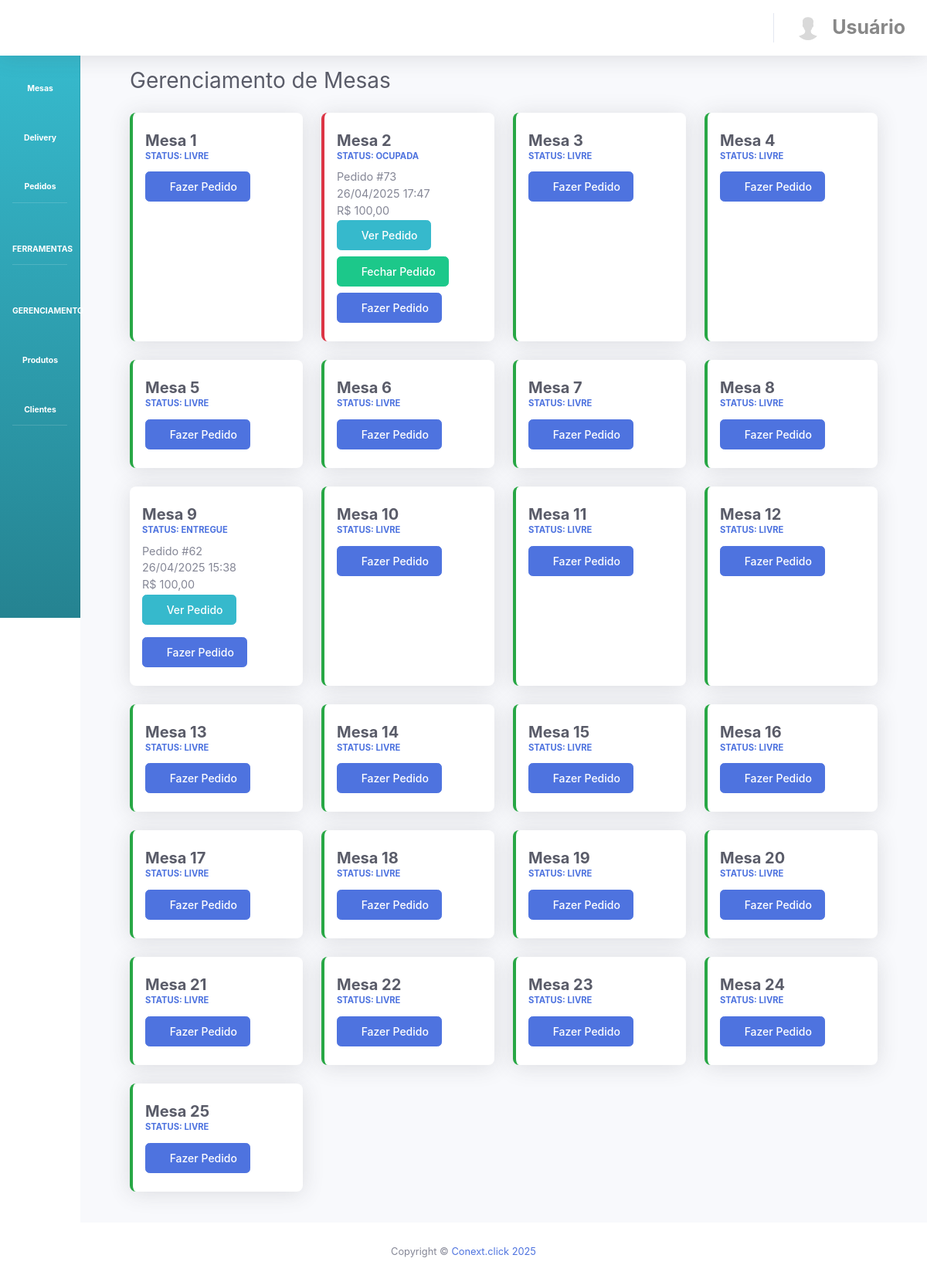
/?view=mesas (signed in), run on the app's committed database.
### tables this page shows
CREATE TABLE `mesas` (
  `id` int NOT NULL,
  `id_mesa` varchar(255) NOT NULL,
  `nome` varchar(255) DEFAULT NULL,
  `status` varchar(255) NOT NULL
);

### MVC/CLASSES/system.class.php (called while the page is built, shortened)
<?php
class System {
	public function __construct($view) {
		require_once(ROOT_PATH . "/MVC/MODEL/config.php");
		$this->config = Config::getInstance();
		$viewPath = ROOT_PATH . "/MVC/VIEWS/{$view}.php";
		try {
			include($viewPath);
			include(ROOT_PATH . "/MVC/COMMON/layout.php");
		} catch (Exception $e) {
			error_log("Erro ao carregar view: " . $e->getMessage());
			if (ob_get_level()) ob_end_clean();
			$_SESSION['msg'] = "<div class='alert alert-danger'>Erro ao carregar a página: " . htmlspecialchars($e->getMessage()) . "</div>";
			header("Location: " . $this->config->url('index.php?view=error'));
			exit;
		}
	}
}

### MVC/MODEL/config.php (called while the page is built, shortened)
<?php
class Config {
    private static $instance = null;
    private $baseUrl;
    private function __construct() {
        $this->baseUrl = $this->detectBaseUrl();
    }
    private function detectBaseUrl() {
        $protocol = isset($_SERVER['HTTPS']) && $_SERVER['HTTPS'] === 'on' ? 'https' : 'http';
        $host = isset($_SERVER['HTTP_HOST']) ? $_SERVER['HTTP_HOST'] : 'localhost:8080';
        $baseUrl = "{$protocol}://{$host}";
        return $baseUrl;
    }
    public static function getInstance() {
        if (self::$instance === null) {
            self::$instance = new self();
        }
        return self::$instance;
    }
    public function url($path = '') {
        $path = trim($path, '/');
        $url = rtrim($this->baseUrl, '/') . '/' . $path;
        return $url;
    }
}
?>

### MVC/VIEWS/mesas.php (the view, shortened to what this page needs)
<?php
$config = Config::getInstance();
$query = "SELECT m.*,
    (
        SELECT p1.idpedido FROM pedido p1 WHERE p1.idmesa = m.id_mesa ORDER BY p1.data DESC, p1.hora_pedido DESC LIMIT 1
    ) as idpedido,
    (
        SELECT p1.valor_total FROM pedido p1 WHERE p1.idmesa = m.id_mesa ORDER BY p1.data DESC, p1.hora_pedido DESC LIMIT 1
    ) as valor_total,
    (
        SELECT p1.data FROM pedido p1 WHERE p1.idmesa = m.id_mesa ORDER BY p1.data DESC, p1.hora_pedido DESC LIMIT 1
    ) as data,
    (
        SELECT p1.hora_pedido FROM pedido p1 WHERE p1.idmesa = m.id_mesa ORDER BY p1.data DESC, p1.hora_pedido DESC LIMIT 1
    ) as hora_pedido,
    (
        SELECT p1.status FROM pedido p1 WHERE p1.idmesa = m.id_mesa ORDER BY p1.data DESC, p1.hora_pedido DESC LIMIT 1
    ) as status_pedido
FROM mesas m
ORDER BY m.id_mesa";
$result = mysqli_query($conn, $query);
$mesas_array = array();
while ($row = mysqli_fetch_assoc($result)) {
    $mesas_array[] = $row;
}
usort($mesas_array, function($a, $b) {
    return (int)$a['id_mesa'] <=> (int)$b['id_mesa'];
});
?>
<div class="container-fluid">
    <h1 class="h3 mb-4 text-gray-800">Gerenciamento de Mesas</h1>
    <div class="row">
        <?php foreach ($mesas_array as $mesa):
            $status_class = '';
            $status_map = [
                '1' => 'Livre',
                '2' => 'Ocupada',
                '3' => 'Atendendo',
                'Livre' => 'Livre',
                'Ocupada' => 'Ocupada',
                'Atendendo' => 'Atendendo',
            ];
            if (!empty($mesa['status_pedido'])) {
                switch ($mesa['status_pedido']) {
                    case 'Entregue':
                    case 'Entregue (Mesa)':
                        $status_text = 'Entregue';
                        $status_class = 'mesa-entregue';
                        break;
                    case 'Cancelado':
                    case 'Finalizado':
                        $status_text = 'Livre';
                        $status_class = 'mesa-livre';
                        break;
                    default:
                        $status_text = isset($status_map[$mesa['status']]) ? $status_map[$mesa['status']] : $mesa['status'];
                        $status_class = ($status_text === 'Livre') ? 'mesa-livre' : (($status_text === 'Ocupada') ? 'mesa-ocupada' : 'mesa-atendendo');
                }
            } else {
                $status_text = isset($status_map[$mesa['status']]) ? $status_map[$mesa['status']] : $mesa['status'];
                $status_class = ($status_text === 'Livre') ? 'mesa-livre' : (($status_text === 'Ocupada') ? 'mesa-ocupada' : 'mesa-atendendo');
            }
        ?>
            <div class="col-xl-3 col-md-6 mb-4">
                <div class="card shadow h-100 py-2 mesa-card <?php echo $status_class; ?>">
                    <div class="card-body">
                        <div class="row no-gutters align-items-center">
                            <div class="col mr-2">
                                <div class="h5 mb-0 font-weight-bold text-gray-800">
                                    Mesa <?php echo $mesa["id_mesa"]; ?>
                                </div>
                                <div class="text-xs font-weight-bold text-primary text-uppercase mb-1">
                                    Status: <?php echo $status_text; ?>
                                </div>
                                <?php if ($status_text === 'Ocupada' || $status_text === 'Entregue'): ?>
                                    <?php if ($mesa['idpedido']): ?>
                                        <div class="text-xs text-muted mt-2">
                                            Pedido #<?php echo $mesa['idpedido']; ?><br>
                                            <?php echo date('d/m/Y H:i', strtotime($mesa['data'] . ' ' . $mesa['hora_pedido'])); ?><br>
                                            R$ <?php echo number_format($mesa['valor_total'], 2, ',', '.'); ?>
                                        </div>
                                    <?php endif; ?>
                                <?php endif; ?>
                            </div>
                            <div class="col-auto">
                                <?php if ($status_text === 'Ocupada' && $mesa['idpedido']): ?>
                                    <button onclick="verPedido(<?php echo $mesa['idpedido']; ?>)"
                                            class="btn btn-info btn-sm mb-2">
                                        <i class="fas fa-eye"></i> Ver Pedido
                                    </button>
                                    <br>
                                    <button onclick="fecharPedido(<?php echo $mesa['idpedido']; ?>)"
                                            class="btn btn-success btn-sm">
                                        <i class="fas fa-check-circle"></i> Fechar Pedido
                                    </button>
                                <?php elseif ($status_text === 'Entregue' && $mesa['idpedido']): ?>
                                    <button onclick="verPedido(<?php echo $mesa['idpedido']; ?>)"
                                            class="btn btn-info btn-sm mb-2">
                                        <i class="fas fa-eye"></i> Ver Pedido
                                    </button>
                                <?php endif; ?>
                                <a href="<?php echo $config->url("?view=gerar_pedido&mesa=" . $mesa["id_mesa"]); ?>"
                                   class="btn btn-primary btn-sm mt-2">
                                    <i class="fas fa-plus-circle"></i> Fazer Pedido
                                </a>
                            </div>
                        </div>
                    </div>
                </div>
            </div>
        <?php endforeach; ?>
    </div>
</div>

### MVC/COMMON/css/custom.css (style rules this page uses)
html, body { height: 100%; margin: 0; padding: 0; overflow-x: hidden; }
.card { border: none; border-radius: 0.5rem; box-shadow: 0 2px 4px rgba(0,0,0,0.05); }
.card-body { padding: 1rem; }
.btn { border-radius: 0.35rem; padding: 0.5rem 1rem; font-weight: 500; }
.btn-primary { background-color: #4e73df; border-color: #4e73df; }

### MVC/VIEWS/mesas.php (style rules this page uses)
.mesa-card { transition: all 0.3s ease; }
.mesa-livre { border-left: 4px solid #28a745 !important; }
.mesa-ocupada { border-left: 4px solid #dc3545 !important; }
.text-muted { font-size: 0.9em; margin: 2px 0; }

### data on the page
mesas: id_mesa "1", status_text "LIVRE"
mesas: id_mesa "2", status "OCUPADA", idpedido "73", hora_pedido "26/04/2025 17:47", valor_total "100,00"
mesas: id_mesa "3", status_text "LIVRE"
mesas: id_mesa "4", status "LIVRE"
mesas: id_mesa "5", status "LIVRE"
mesas: id_mesa "6", status "LIVRE"
mesas: id_mesa "7", status "LIVRE"
mesas: id_mesa "8", status "LIVRE"
mesas: id_mesa "9", status_text "ENTREGUE", idpedido "62", hora_pedido "26/04/2025 15:38", valor_total "100,00"
mesas: id_mesa "10", status_text "LIVRE"
mesas: id_mesa "11", status_text "LIVRE"
mesas: id_mesa "12", status_text "LIVRE"
mesas: id_mesa "13", status "LIVRE"
mesas: id_mesa "14", status "LIVRE"
mesas: id_mesa "15", status_text "LIVRE"
mesas: id_mesa "16", status "LIVRE"
mesas: id_mesa "17", status "LIVRE"
mesas: id_mesa "18", status "LIVRE"
mesas: id_mesa "19", status "LIVRE"
mesas: id_mesa "20", status "LIVRE"
mesas: id_mesa "21", status "LIVRE"
mesas: id_mesa "22", status "LIVRE"
mesas: id_mesa "23", status "LIVRE"
mesas: id_mesa "24", status "LIVRE"
mesas: id_mesa "25", status_text "LIVRE"

### other printed values
$usuario "Usuário"
